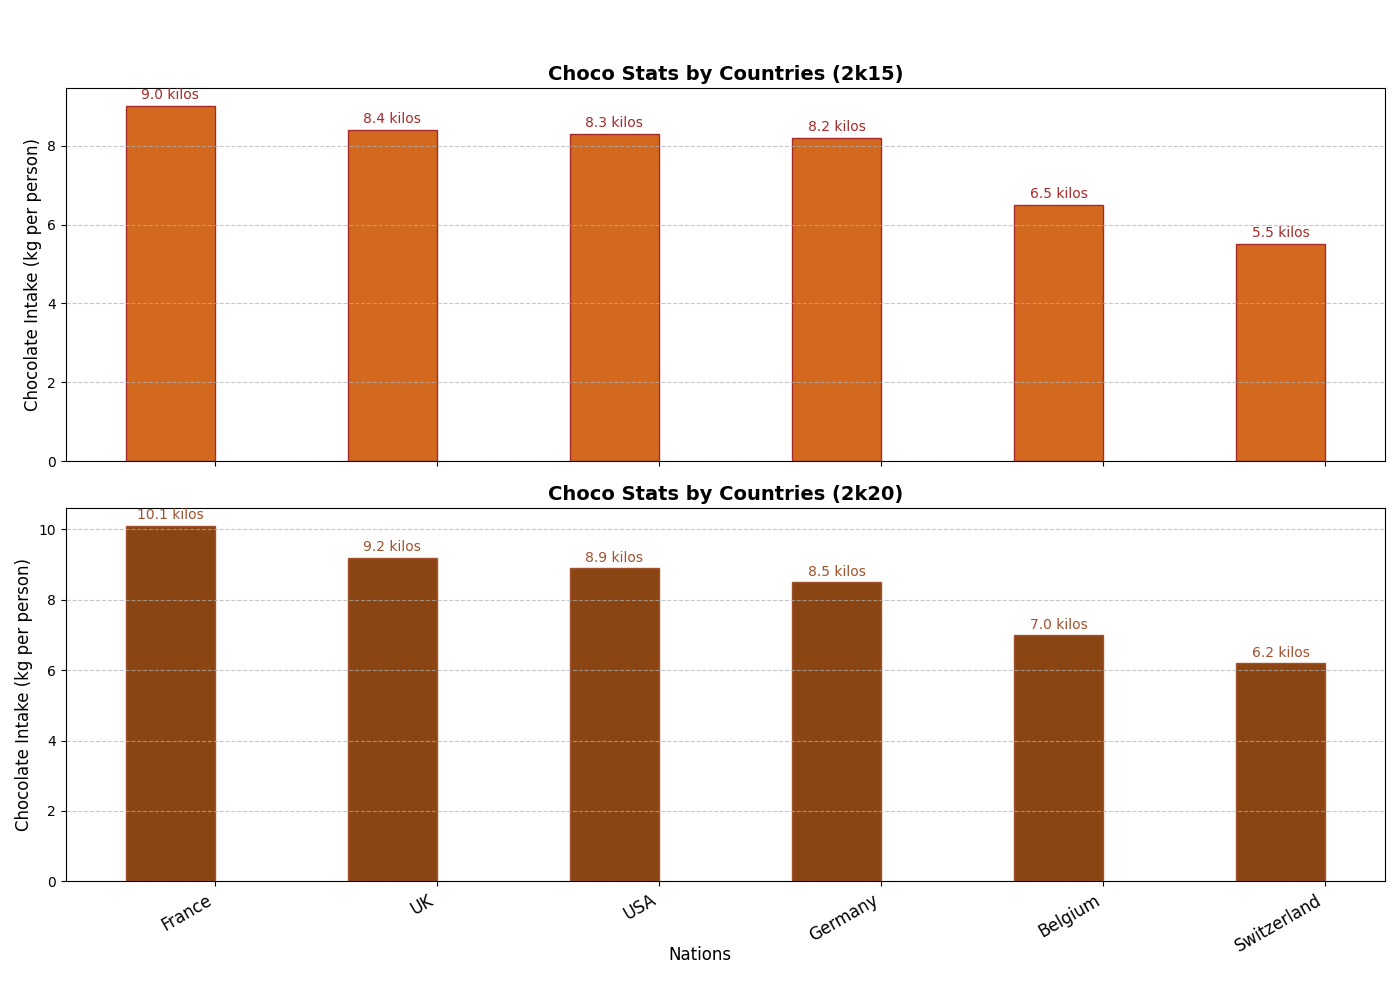

Generate this figure with Python:
import matplotlib.pyplot as plt
import numpy as np

# Data Initialization
countries = ['France', 'Germany', 'Belgium', 'USA', 'UK', 'Switzerland']
choco_consumption_2015 = [6.5, 8.4, 8.3, 5.5, 8.2, 9.0]
choco_consumption_2020 = [10.1, 8.5, 7.0, 8.9, 9.2, 6.2]

# Sort 2015 data
sorted_2015 = sorted(zip(choco_consumption_2015, countries), reverse=True)
choco_consumption_2015_sorted, countries_sorted_2015 = zip(*sorted_2015)

# Sort 2020 data
sorted_2020 = sorted(zip(choco_consumption_2020, countries), reverse=True)
choco_consumption_2020_sorted, countries_sorted_2020 = zip(*sorted_2020)

# Plotting
fig, ax = plt.subplots(2, 1, figsize=(14, 10), sharex=True)

# Plotting 2015 consumption
bar_width = 0.4
bar_locs_2015 = np.arange(len(countries))
bars_2015 = ax[0].bar(bar_locs_2015, choco_consumption_2015_sorted, bar_width, color='chocolate', edgecolor='brown')
ax[0].set_ylabel('Chocolate Intake (kg per person)', fontsize=12)
ax[0].set_title('Choco Stats by Countries (2k15)', fontsize=14, fontweight='bold')
ax[0].grid(axis='y', linestyle='--', alpha=0.7)

# Annotating values on bars
for bar in bars_2015:
    ax[0].text(bar.get_x() + bar.get_width()/2, bar.get_height() + 0.1, f'{bar.get_height():.1f} kilos', 
               ha='center', va='bottom', fontsize=10, color='brown')

# Plotting 2020 consumption
bars_2020 = ax[1].bar(bar_locs_2015, choco_consumption_2020_sorted, bar_width, color='saddlebrown', edgecolor='sienna')
ax[1].set_ylabel('Chocolate Intake (kg per person)', fontsize=12)
ax[1].set_title('Choco Stats by Countries (2k20)', fontsize=14, fontweight='bold')
ax[1].grid(axis='y', linestyle='--', alpha=0.7)

# Annotating values on bars
for bar in bars_2020:
    ax[1].text(bar.get_x() + bar.get_width()/2, bar.get_height() + 0.1, f'{bar.get_height():.1f} kilos', 
               ha='center', va='bottom', fontsize=10, color='sienna')

# Set shared x-axis labels
ax[1].set_xticks(bar_locs_2015 + bar_width / 2)
ax[1].set_xticklabels(countries_sorted_2020, rotation=30, ha='right', fontsize=12)

# Adding a common xlabel
fig.text(0.5, 0.04, 'Nations', ha='center', fontsize=12)

# Adjust layout to avoid overlapping
plt.tight_layout(rect=[0, 0.03, 1, 0.95])

# Show plot
plt.show()
